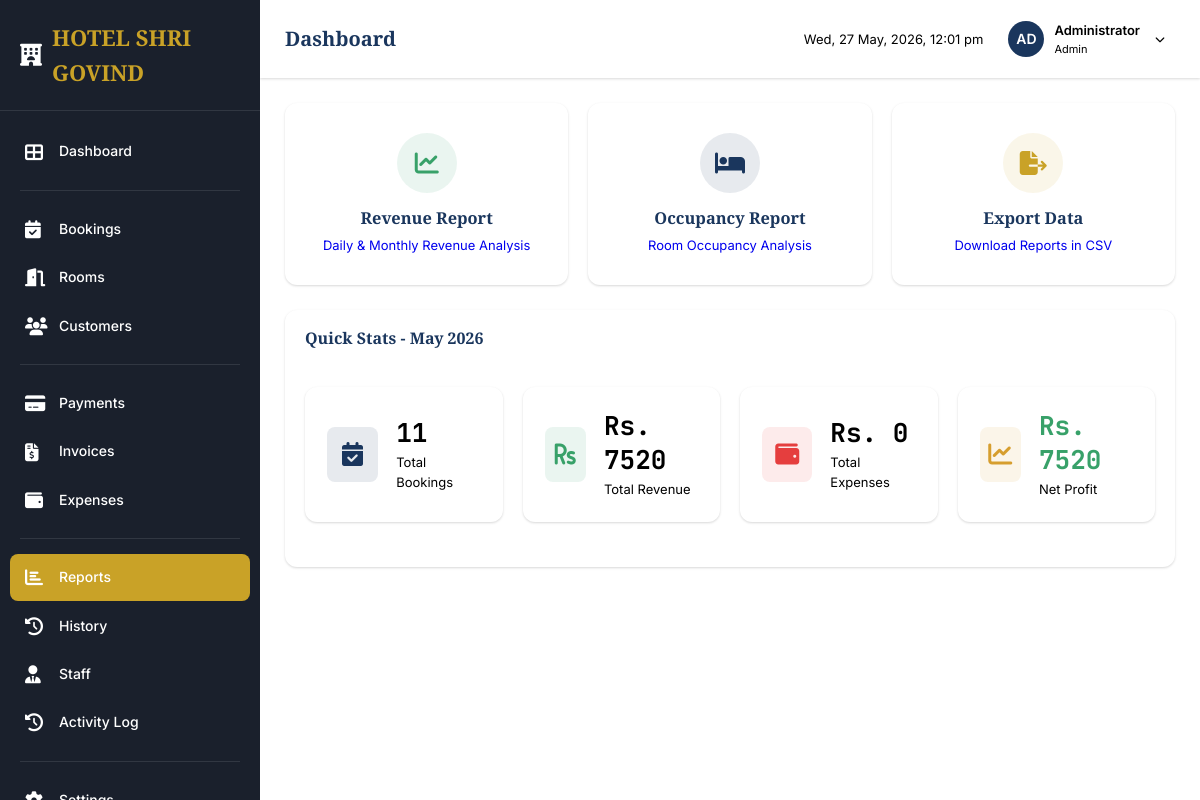
/reports (signed in), run on the app's committed database.
### app.py (models this page shows, shortened)
class Settings(db.Model):
    __tablename__ = 'settings'
    id = db.Column(db.Integer, primary_key=True)
    key = db.Column(db.String(50), unique=True, nullable=False)
    value = db.Column(db.Text)
    @staticmethod
    def get(key, default=None):
        setting = Settings.query.filter_by(key=key).first()
        return setting.value if setting else default

class Staff(db.Model, UserMixin):
    __tablename__ = 'staff'
    id = db.Column(db.Integer, primary_key=True)
    username = db.Column(db.String(50), unique=True, nullable=False)
    password_hash = db.Column(db.String(255), nullable=False)
    name = db.Column(db.String(100), nullable=False)
    role = db.Column(db.String(20), nullable=False, default='receptionist')
    is_active = db.Column(db.Boolean, default=True)
    created_at = db.Column(db.DateTime, default=datetime.utcnow)
    last_login = db.Column(db.DateTime)
    def is_admin(self):
        return self.role == 'admin'

### app.py (the view)
@app.route('/reports')
@login_required
def reports():
    month = datetime.now().month
    year = datetime.now().year
    start_date = datetime(year, month, 1)
    end_date = datetime(year + 1, 1, 1) if month == 12 else datetime(year, month + 1, 1)
    revenue = db.session.query(db.func.sum(Payment.amount)).filter(
        Payment.created_at >= start_date,
        Payment.created_at < end_date,
        Payment.payment_status == 'completed'
    ).scalar() or 0
    expenses_total = db.session.query(db.func.sum(Expense.amount)).filter(
        Expense.expense_date >= start_date.date(),
        Expense.expense_date < end_date.date()
    ).scalar() or 0
    bookings_count = Booking.query.filter(
        Booking.created_at >= start_date,
        Booking.created_at < end_date
    ).count()
    profit = float(revenue) - float(expenses_total)
    return render_template('reports.html',
        revenue=float(revenue),
        expenses_total=float(expenses_total),
        profit=profit,
        bookings_count=bookings_count
    )

### app.py (called while the page is built)
@login_manager.user_loader
def load_user(user_id):
    return db.session.get(Staff, int(user_id))

### templates/reports.html (shortened to what this page needs)
{% extends "base.html" %}
{% block content %}
<div class="row" style="display: grid; grid-template-columns: 1fr 1fr 1fr; gap: 20px; margin-bottom: 25px;">
    <a href="{{ url_for('revenue_report') }}" class="card" style="text-decoration: none; cursor: pointer; transition: all 0.2s;">
        <div class="card-body" style="text-align: center; padding: 30px;">
            <div style="width: 60px; height: 60px; border-radius: 50%; background: rgba(56, 161, 105, 0.1); display: flex; align-items: center; justify-content: center; margin: 0 auto 15px;">
                <i class="fas fa-chart-line" style="font-size: 24px; color: var(--success);"></i>
            </div>
            <h3 style="margin: 0 0 5px;">Revenue Report</h3>
            <p style="color: var(--gray-500); margin: 0; font-size: 13px;">Daily & Monthly Revenue Analysis</p>
        </div>
    </a>
    <a href="{{ url_for('occupancy_report') }}" class="card" style="text-decoration: none; cursor: pointer; transition: all 0.2s;">
        <div class="card-body" style="text-align: center; padding: 30px;">
            <div style="width: 60px; height: 60px; border-radius: 50%; background: rgba(26, 54, 93, 0.1); display: flex; align-items: center; justify-content: center; margin: 0 auto 15px;">
                <i class="fas fa-bed" style="font-size: 24px; color: var(--primary);"></i>
            </div>
            <h3 style="margin: 0 0 5px;">Occupancy Report</h3>
            <p style="color: var(--gray-500); margin: 0; font-size: 13px;">Room Occupancy Analysis</p>
        </div>
    </a>
    <a href="#" onclick="exportReport('revenue'); return false;" class="card" style="text-decoration: none; cursor: pointer; transition: all 0.2s;">
        <div class="card-body" style="text-align: center; padding: 30px;">
            <div style="width: 60px; height: 60px; border-radius: 50%; background: rgba(201, 162, 39, 0.1); display: flex; align-items: center; justify-content: center; margin: 0 auto 15px;">
                <i class="fas fa-file-export" style="font-size: 24px; color: var(--accent);"></i>
            </div>
            <h3 style="margin: 0 0 5px;">Export Data</h3>
            <p style="color: var(--gray-500); margin: 0; font-size: 13px;">Download Reports in CSV</p>
        </div>
    </a>
</div>
<div class="card">
    <div class="card-header">
        <h3 class="card-title">Quick Stats - {{ datetime.now().strftime('%B %Y') }}</h3>
    </div>
    <div class="card-body">
        <div class="stats-grid" style="grid-template-columns: repeat(4, 1fr);">
            <div class="stat-card">
                <div class="stat-icon primary">
                    <i class="fas fa-calendar-check"></i>
                </div>
                <div class="stat-content">
                    <h3>{{ bookings_count|default(0) }}</h3>
                    <p>Total Bookings</p>
                </div>
            </div>
            <div class="stat-card">
                <div class="stat-icon success">
                    <i class="fas fa-rupee-sign"></i>
                </div>
                <div class="stat-content">
                    <h3>Rs. {{ revenue|default(0)|int }}</h3>
                    <p>Total Revenue</p>
                </div>
            </div>
            <div class="stat-card">
                <div class="stat-icon danger">
                    <i class="fas fa-wallet"></i>
                </div>
                <div class="stat-content">
                    <h3>Rs. {{ expenses_total|default(0)|int }}</h3>
                    <p>Total Expenses</p>
                </div>
            </div>
            <div class="stat-card">
                <div class="stat-icon warning">
                    <i class="fas fa-chart-line"></i>
                </div>
                <div class="stat-content">
                    <h3 style="color: {% if profit >= 0 %}var(--success){% else %}var(--danger){% endif %};">
                        Rs. {{ profit|default(0)|int }}
                    </h3>
                    <p>Net Profit</p>
                </div>
            </div>
        </div>
    </div>
</div>
{% endblock %}

### templates/partials/sidebar.html (shortened to what this page needs)
<nav class="sidebar">
    <div class="sidebar-header">
        <a href="{{ url_for('dashboard') }}" class="sidebar-logo">
            <i class="fas fa-hotel"></i>
            <span>{{ hotel.name|default('HOTEL SHRI GOVIND') }}</span>
        </a>
    </div>
    <div class="sidebar-nav">
        <div class="nav-item">
            <a href="{{ url_for('dashboard') }}" class="nav-link {% if request.endpoint == 'dashboard' %}active{% endif %}">
                <i class="fas fa-th-large"></i>
                Dashboard
            </a>
        </div>
        <div class="nav-divider"></div>
        <div class="nav-item">
            <a href="{{ url_for('bookings') }}" class="nav-link {% if 'booking' in request.endpoint %}active{% endif %}">
                <i class="fas fa-calendar-check"></i>
                Bookings
            </a>
        </div>
        <div class="nav-item">
            <a href="{{ url_for('rooms') }}" class="nav-link {% if request.endpoint == 'rooms' or 'room' in request.endpoint %}active{% endif %}">
                <i class="fas fa-door-open"></i>
                Rooms
            </a>
        </div>
        <div class="nav-item">
            <a href="{{ url_for('customers') }}" class="nav-link {% if 'customer' in request.endpoint %}active{% endif %}">
                <i class="fas fa-users"></i>
                Customers
            </a>
        </div>
        <div class="nav-divider"></div>
        <div class="nav-item">
            <a href="{{ url_for('payments') }}" class="nav-link {% if request.endpoint == 'payments' %}active{% endif %}">
                <i class="fas fa-credit-card"></i>
                Payments
            </a>
        </div>
        <div class="nav-item">
            <a href="{{ url_for('invoices') }}" class="nav-link {% if 'invoice' in request.endpoint %}active{% endif %}">
                <i class="fas fa-file-invoice-dollar"></i>
                Invoices
            </a>
        </div>
        <div class="nav-item">
            <a href="{{ url_for('expenses') }}" class="nav-link {% if request.endpoint == 'expenses' %}active{% endif %}">
                <i class="fas fa-wallet"></i>
                Expenses
            </a>
        </div>
        <div class="nav-divider"></div>
        <div class="nav-item">
            <a href="{{ url_for('reports') }}" class="nav-link {% if request.endpoint == 'reports' or 'report' in request.endpoint %}active{% endif %}">
                <i class="fas fa-chart-bar"></i>
                Reports
            </a>
        </div>
        <div class="nav-item">
            <a href="{{ url_for('history') }}" class="nav-link {% if request.endpoint == 'history' %}active{% endif %}">
                <i class="fas fa-history"></i>
                History
            </a>
        </div>
        {% if current_user.is_admin() %}
        <div class="nav-item">
            <a href="{{ url_for('staff') }}" class="nav-link {% if 'staff' in request.endpoint %}active{% endif %}">
                <i class="fas fa-user-tie"></i>
                Staff
            </a>
        </div>
        <div class="nav-item">
            <a href="{{ url_for('activity_log') }}" class="nav-link {% if request.endpoint == 'activity_log' %}active{% endif %}">
                <i class="fas fa-history"></i>
                Activity Log
            </a>
        </div>
        {% endif %}
        <div class="nav-divider"></div>
        <div class="nav-item">
            <a href="{{ url_for('settings') }}" class="nav-link {% if request.endpoint == 'settings' %}active{% endif %}">
                <i class="fas fa-cog"></i>
            </a>
        </div>
    </div>
</nav>

### templates/partials/topnav.html (shortened to what this page needs)
<nav class="top-nav">
    <div class="top-nav-left">
        <h1 class="page-title">{% block page_title %}Dashboard{% endblock %}</h1>
    </div>
    <div class="top-nav-right">
        <span class="nav-time" id="current-time">
        </span>
        <div class="user-dropdown">
            <div class="user-avatar">
                {{ current_user.name[:2].upper() }}
            </div>
            <div class="user-info">
                <div class="user-name">{{ current_user.name }}</div>
                <div class="user-role">{{ current_user.role|title }}</div>
            </div>
            <i class="fas fa-chevron-down" style="color: var(--gray-400); font-size: 10px; margin-left: 5px;"></i>
        </div>
    </div>
</nav>

### data on the page
Settings: name "HOTEL SHRI GOVIND"
Staff: name "AD", name "Administrator", role "Admin"

### other printed values
{{ bookings_count|default(0) }} "11"
{{ revenue|default(0)|int }} "7520"
{{ expenses_total|default(0)|int }} "0"
{{ profit|default(0)|int }} "7520"
